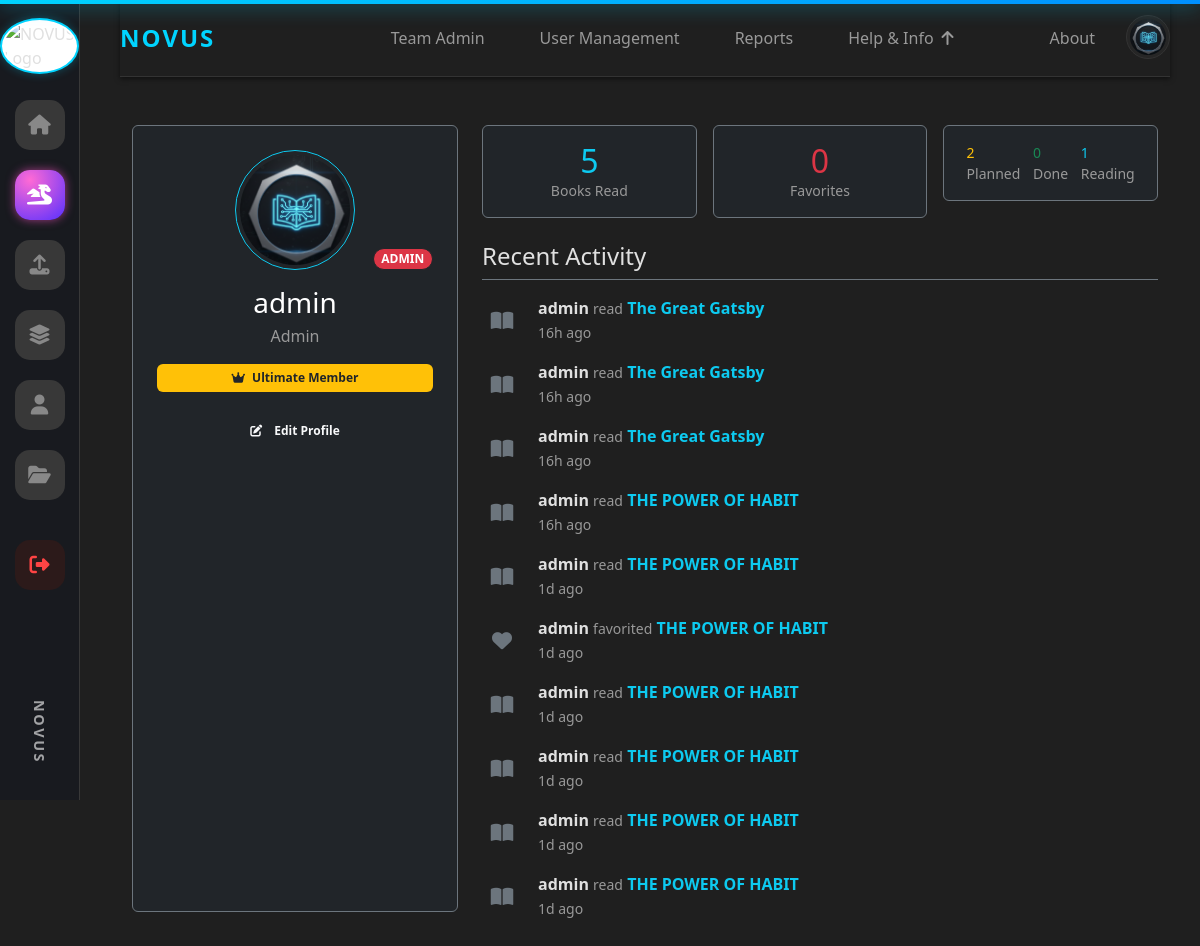
/u/admin (signed in), run on the app's committed database.
### tables this page shows
CREATE TABLE users (
                    id INTEGER PRIMARY KEY,
                    username TEXT UNIQUE,
                    password TEXT,
                    role TEXT
                , status TEXT DEFAULT 'active', pending_publisher INTEGER DEFAULT 0, is_banned INTEGER DEFAULT 0, email TEXT, avatar_url TEXT, plan TEXT, plan_expires_at TEXT, google_id TEXT, facebook_id TEXT);

CREATE TABLE activity_log (
            id INTEGER PRIMARY KEY,
            user_id INTEGER NOT NULL,
            book_id INTEGER NOT NULL,
            activity_type TEXT NOT NULL,
            summary_generated INTEGER DEFAULT 0,
            timestamp TEXT DEFAULT (DATETIME('now')),
            FOREIGN KEY (user_id) REFERENCES users(id),
            FOREIGN KEY (book_id) REFERENCES books(id)
        );

CREATE TABLE books (
                    id INTEGER PRIMARY KEY,
                    title TEXT,
                    author TEXT,
                    category TEXT,
                    pdf_filename TEXT,
                    audio_filename TEXT
                , created_at TEXT, cover_path TEXT, uploader_id INTEGER, book_type TEXT DEFAULT 'book', description TEXT);

### app.py (the view)
@app.route("/u/<username>")
def public_profile(username):
    conn = get_conn()
    c = conn.cursor()
    c.execute("SELECT id, username, role, avatar_url, plan FROM users WHERE username=?", (username,))
    user = c.fetchone()
    if not user:
        conn.close()
        flash("User not found.", "error")
        return redirect(url_for("home"))
    user_id = user[0]
    c.execute("SELECT COUNT(*) FROM history WHERE user_id=?", (user_id,))
    read_count = c.fetchone()[0]
    c.execute("SELECT status, COUNT(*) FROM watchlist WHERE user_id=? GROUP BY status", (user_id,))
    watchlist_stats = dict(c.fetchall())
    c.execute("SELECT COUNT(*) FROM favorites WHERE user_id=?", (user_id,))
    fav_count = c.fetchone()[0]
    c.execute("""
        SELECT al.activity_type, b.title, al.timestamp
        FROM activity_log al
        JOIN books b ON al.book_id = b.id
        WHERE al.user_id = ?
        ORDER BY al.timestamp DESC
        LIMIT 10
    """, (user_id,))
    activity_raw = c.fetchall()
    conn.close()
    activity_icons = {
        'read': 'fa-book-open',
        'started': 'fa-play-circle',
        'completed': 'fa-check-circle',
        'favorited': 'fa-heart',
        'summarized': 'fa-sparkles'
    }
    recent_activity = []
    for activity_type, title, timestamp in activity_raw:
        try:
            dt = datetime.fromisoformat(timestamp)
            now = datetime.utcnow()
            diff = now - dt
            if diff.days > 365:
                when = f"{diff.days // 365}y ago"
            elif diff.days > 30:
                when = f"{diff.days // 30}mo ago"
            elif diff.days > 0:
                when = f"{diff.days}d ago"
            elif diff.seconds > 3600:
                when = f"{diff.seconds // 3600}h ago"
            elif diff.seconds > 60:
                when = f"{diff.seconds // 60}m ago"
            else:
                when = "Just now"
        except:
            when = timestamp
        recent_activity.append({
            'type': activity_type.replace('_', ' ').title(),
            'title': title,
            'when': when,
            'icon': activity_icons.get(activity_type, 'fa-circle')
        })
    return render_template(
        "user_profile.html",
        user=user,
        read_count=read_count,
        watchlist_stats=watchlist_stats,
        fav_count=fav_count,
        recent_activity=recent_activity
    )

### app.py (called while the page is built)
def get_conn():
    return sqlite3.connect(DB_PATH)

@app.before_request
def check_banned():
    uid = session.get("user_id")
    if not uid:
        return
    conn = get_conn()
    c = conn.cursor()
    c.execute("SELECT COALESCE(is_banned,0), COALESCE(status,'active') FROM users WHERE id=?", (uid,))
    row = c.fetchone()
    conn.close()
    if row:
        is_banned, status = row
        if int(is_banned) == 1 or status == "banned":
            session.clear()
            flash("Your account has been banned.", "danger")
            return redirect(url_for("login"))

@app.context_processor
def inject_user_avatar():
    return {
        'user_avatar': session.get('avatar_url'),
        'user_id': session.get('user_id')
    }

@app.before_request
def _ensure_db_initialized():
    global _db_init_done
    if not _db_init_done:
        try:
            init_db()
        except Exception:
            pass
        _db_init_done = True

### templates/user_profile.html (shortened to what this page needs)
{% extends "base.html" %}
{% block content %}
<div class="container mt-5 mb-5">
    <div class="row">
        <div class="col-md-4 mb-4">
            <div class="card bg-dark text-white border-secondary p-4 text-center h-100">
                <div class="mb-3 position-relative d-inline-block">
                    {% if user[3] %}
                        <img src="{{ user[3] }}" class="rounded-circle border border-info p-1" style="width: 120px; height: 120px; object-fit: cover;">
                    {% else %}
                        <div class="rounded-circle bg-secondary d-flex align-items-center justify-content-center mx-auto border border-info p-1" style="width: 120px; height: 120px; font-size: 40px;">
                            {{ user[1][0]|upper }}
                        </div>
                    {% endif %}
                    {% if user[2] == 'admin' %}
                    <span class="position-absolute bottom-0 end-0 badge rounded-pill bg-danger border border-dark">
                        ADMIN
                    </span>
                    {% elif user[2] == 'publisher' %}
                    <span class="position-absolute bottom-0 end-0 badge rounded-pill bg-warning text-dark border border-dark">
                        PUB
                    </span>
                    {% endif %}
                </div>
                <h3 class="mb-1">{{ user[1] }}</h3>
                <p class="text-muted mb-3">{{ user[2]|title }}</p>
                {% if user[4] == 'ultimate' %}
                <div class="badge bg-warning text-dark mb-4 px-3 py-2">
                    <i class="fas fa-crown me-1"></i> Ultimate Member
                </div>
                {% endif %}
                <div class="d-grid gap-2">
                    {% if session.get('user_id') != user[0] %}
                        <button class="btn btn-outline-danger btn-sm" onclick="reportUser({{ user[0] }}, '{{ user[1] }}')">
                            <i class="fas fa-flag me-2"></i>Report User
                        </button>
                    {% else %}
                        <a href="{{ url_for('profile') }}" class="btn btn-outline-light btn-sm">
                            <i class="fas fa-edit me-2"></i>Edit Profile
                        </a>
                    {% endif %}
                </div>
            </div>
        </div>
        <div class="col-md-8">
            <div class="row g-3 mb-4">
                <div class="col-sm-4">
                    <div class="card bg-dark border-secondary p-3 text-center">
                        <h2 class="text-info mb-0">{{ read_count }}</h2>
                        <small class="text-muted">Books Read</small>
                    </div>
                </div>
                <div class="col-sm-4">
                    <div class="card bg-dark border-secondary p-3 text-center">
                        <h2 class="text-danger mb-0">{{ fav_count }}</h2>
                        <small class="text-muted">Favorites</small>
                    </div>
                </div>
                <div class="col-sm-4">
                    <div class="card bg-dark border-secondary p-3 text-center">
                        <div class="d-flex justify-content-around text-start small">
                            <div>
                                <div class="text-warning">{{ watchlist_stats.get('planned', 0) }}</div> <span class="text-muted">Planned</span>
                            </div>
                            <div>
                                <div class="text-success">{{ watchlist_stats.get('completed', 0) }}</div> <span class="text-muted">Done</span>
                            </div>
                            <div>
                                <div class="text-info">{{ watchlist_stats.get('reading', 0) }}</div> <span class="text-muted">Reading</span>
                            </div>
                        </div>
                    </div>
                </div>
            </div>
            <h4 class="mb-3 border-bottom border-secondary pb-2">Recent Activity</h4>
            <div class="activity-timeline">
                {% if recent_activity %}
                    {% for act in recent_activity %}
                    <div class="d-flex align-items-center mb-3">
                        <div class="me-3 text-center" style="width: 40px;">
                            <i class="fas {{ act.icon }} fa-lg text-secondary"></i>
                        </div>
                        <div>
                            <div>
                                <span class="fw-bold">{{ user[1] }}</span>
                                <span class="text-muted small">{{ act.type|lower }}</span>
                                <span class="text-info fw-bold">{{ act.title }}</span>
                            </div>
                            <small class="text-muted">{{ act.when }}</small>
                        </div>
                    </div>
                    {% endfor %}
                {% else %}
                    <p class="text-muted text-center py-4">No recent activity to show.</p>
                {% endif %}
            </div>
        </div>
    </div>
</div>
{% endblock %}

### data on the page
users: avatar_url (picture), username "admin", role "Admin"
activity_log: type "read", title "The Great Gatsby", when "16h ago"
activity_log: type "read", title "The Great Gatsby", when "16h ago"
activity_log: type "read", title "The Great Gatsby", when "16h ago"
activity_log: type "read", title "THE POWER OF HABIT", when "16h ago"
activity_log: type "read", title "THE POWER OF HABIT", when "1d ago"
activity_log: type "favorited", title "THE POWER OF HABIT", when "1d ago"
activity_log: type "read", title "THE POWER OF HABIT", when "1d ago"
activity_log: type "read", title "THE POWER OF HABIT", when "1d ago"
activity_log: type "read", title "THE POWER OF HABIT", when "1d ago"
activity_log: type "read", title "THE POWER OF HABIT", when "1d ago"

### other printed values
{{ read_count }} "5"
{{ fav_count }} "0"
{{ watchlist_stats.get('planned', 0) }} "2"
{{ watchlist_stats.get('completed', 0) }} "0"
{{ watchlist_stats.get('reading', 0) }} "1"
